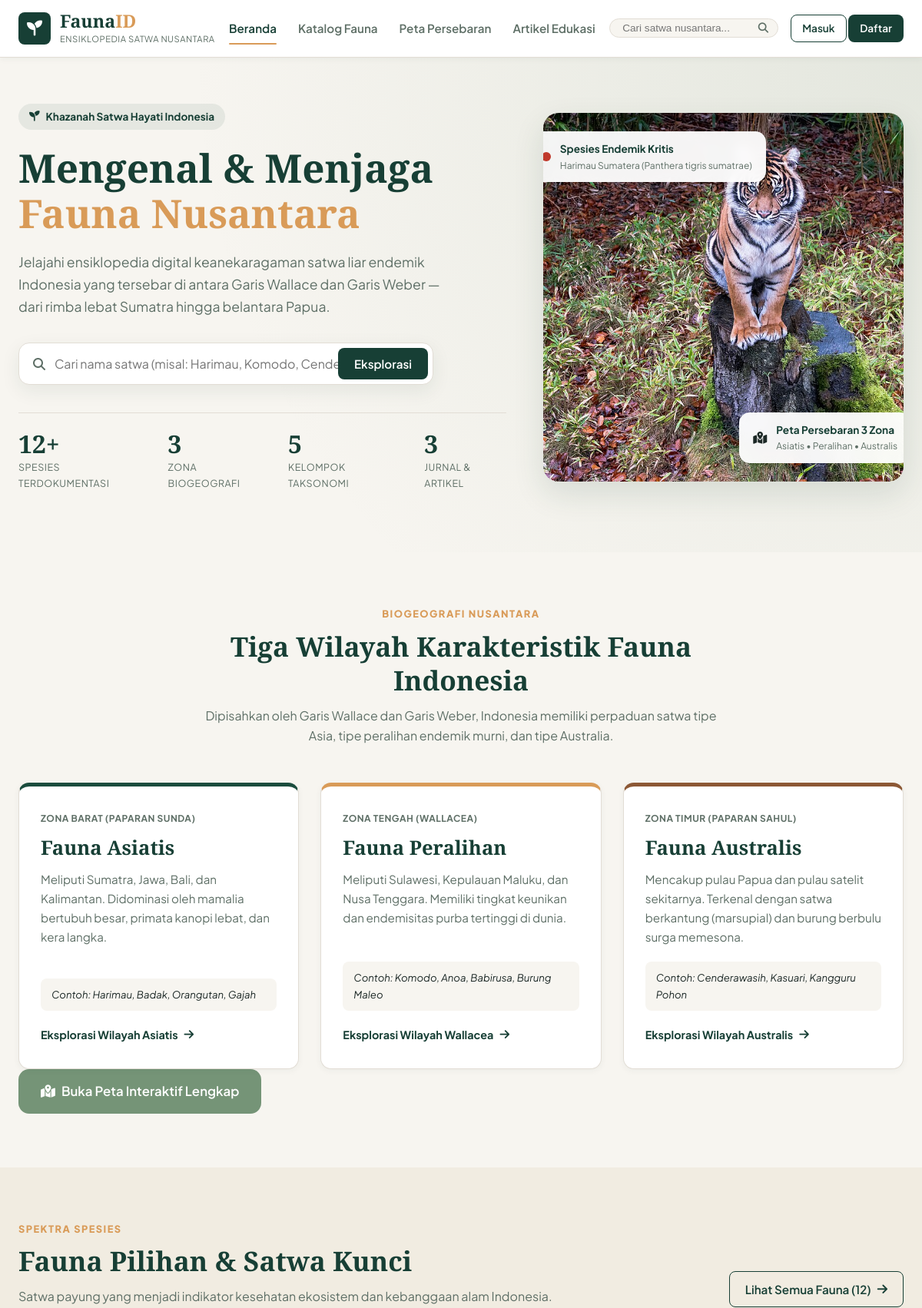
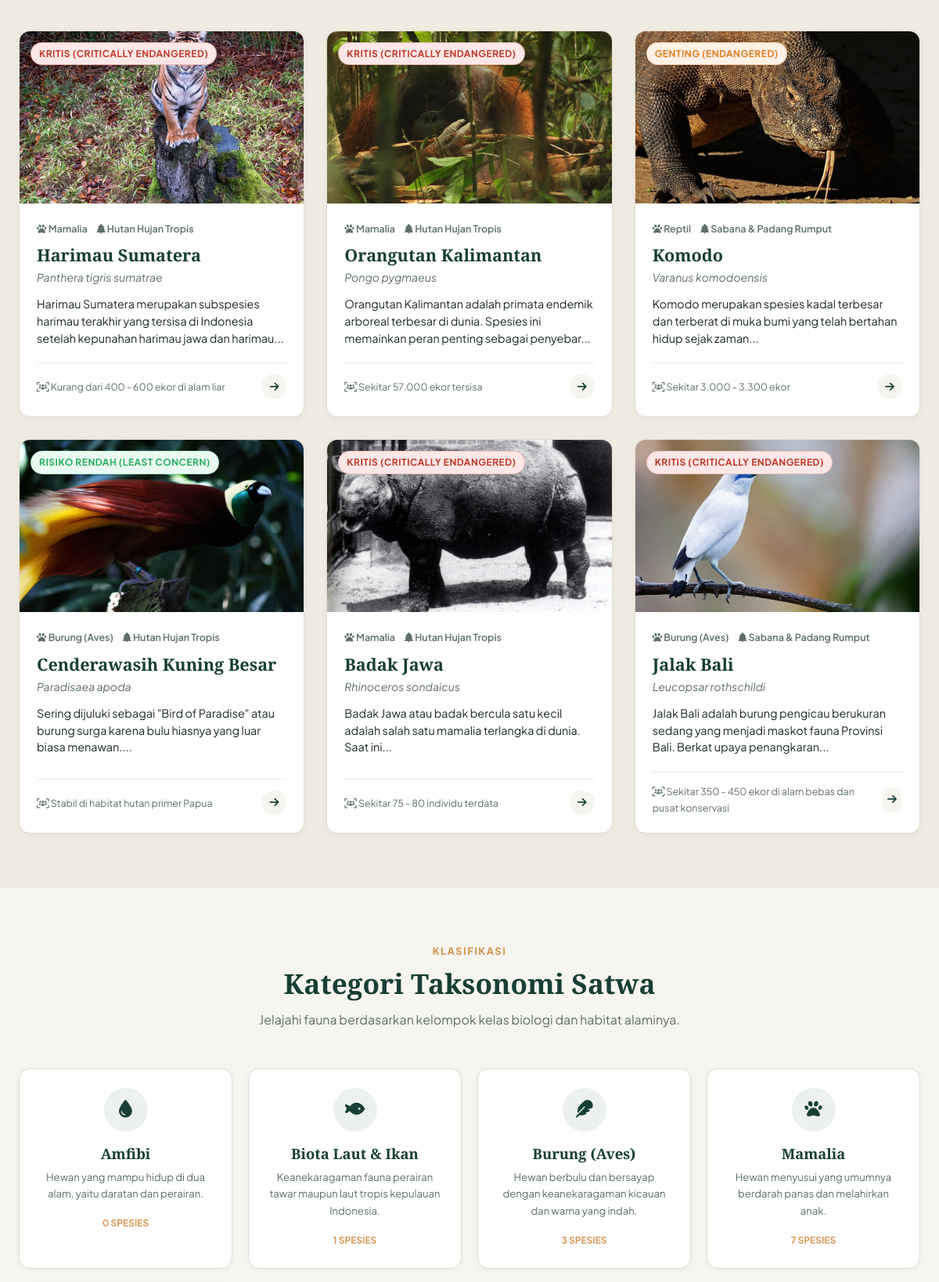
The page / (upper part) on the database its author committed (2 pictures, top to bottom).
### tables this page shows
CREATE TABLE `fauna` (
  `id` INT AUTO_INCREMENT PRIMARY KEY,
  `nama_lokal` VARCHAR(150) NOT NULL,
  `nama_ilmiah` VARCHAR(150) NOT NULL,
  `kategori_id` INT NOT NULL,
  `habitat_id` INT NOT NULL,
  `status_konservasi` VARCHAR(100) NOT NULL,
  `deskripsi` LONGTEXT NOT NULL,
  `karakteristik` TEXT NULL,
  `makanan` TEXT NULL,
  `populasi_estimasi` VARCHAR(100) NULL,
  `is_featured` TINYINT(1) DEFAULT 0,
  `created_at` TIMESTAMP DEFAULT CURRENT_TIMESTAMP,
  `updated_at` TIMESTAMP DEFAULT CURRENT_TIMESTAMP ON UPDATE CURRENT_TIMESTAMP,
  CONSTRAINT `fk_fauna_category` FOREIGN KEY (`kategori_id`) REFERENCES `categories` (`id`) ON DELETE CASCADE,
  CONSTRAINT `fk_fauna_habitat` FOREIGN KEY (`habitat_id`) REFERENCES `habitats` (`id`) ON DELETE CASCADE
);

CREATE TABLE `categories` (
  `id` INT AUTO_INCREMENT PRIMARY KEY,
  `nama_kategori` VARCHAR(100) NOT NULL,
  `slug` VARCHAR(100) NOT NULL UNIQUE,
  `deskripsi` TEXT NULL,
  `ikon` VARCHAR(50) NULL,
  `created_at` TIMESTAMP DEFAULT CURRENT_TIMESTAMP
);

CREATE TABLE `habitats` (
  `id` INT AUTO_INCREMENT PRIMARY KEY,
  `nama_habitat` VARCHAR(100) NOT NULL,
  `deskripsi` TEXT NULL,
  `created_at` TIMESTAMP DEFAULT CURRENT_TIMESTAMP
);

### app/views/home/index.php (the view, shortened to what the rows shown need)
<?php require_once APP_PATH . '/views/layouts/header.php'; ?>
<section class="hero-section">
    <div class="container hero-container">
        <div class="hero-content">
            <h1 class="hero-title">
                Mengenal & Menjaga <br>
                <span class="hero-highlight">Fauna Nusantara</span>
            </h1>
        </div>
    </div>
</section>
<section class="section zones-section">
    <div class="container">
        <div class="section-header text-center">
            <h2 class="section-title">Tiga Wilayah Karakteristik Fauna Indonesia</h2>
        </div>
    </div>
</section>
<section class="section featured-section bg-cream">
    <div class="container">
        <div class="section-header-flex">
            <div>
                <h2 class="section-title">Fauna Pilihan & Satwa Kunci</h2>
            </div>
        </div>
        <div class="fauna-grid">
            <?php foreach ($featuredFauna as $f): ?>
                <div class="fauna-card">
                    <div class="fauna-img-wrap">
                        <img src="<?= uploadUrl($f['primary_image']) ?>" alt="<?= e($f['nama_lokal']) ?>" loading="lazy">
                        <span class="status-badge <?= getStatusBadgeClass($f['status_konservasi']) ?>">
                            <?= e($f['status_konservasi']) ?>
                        </span>
                    </div>
                    <div class="fauna-body">
                        <div class="fauna-meta">
                            <span class="meta-tag"><i class="fa-solid fa-paw"></i> <?= e($f['nama_kategori']) ?></span>
                            <span class="meta-tag"><i class="fa-solid fa-tree"></i> <?= e($f['nama_habitat']) ?></span>
                        </div>
                        <h3 class="fauna-title">
                            <a href="<?= url('fauna/detail/' . $f['id']) ?>"><?= e($f['nama_lokal']) ?></a>
                        </h3>
                        <p class="fauna-scientific"><em><?= e($f['nama_ilmiah']) ?></em></p>
                        <p class="fauna-excerpt"><?= e(limitWords($f['deskripsi'], 16)) ?></p>
                        <div class="fauna-footer">
                            <span class="fauna-pop-est">
                                <i class="fa-solid fa-users-viewfinder"></i> <?= e($f['populasi_estimasi'] ?: 'Data populasi terpantau') ?>
                            </span>
                            <a href="<?= url('fauna/detail/' . $f['id']) ?>" class="card-arrow" aria-label="Detail <?= e($f['nama_lokal']) ?>">
                                <i class="fa-solid fa-arrow-right"></i>
                            </a>
                        </div>
                    </div>
                </div>
            <?php endforeach; ?>
        </div>
    </div>
</section>
<section class="section categories-section">
    <div class="container">
        <div class="section-header text-center">
            <h2 class="section-title">Kategori Taksonomi Satwa</h2>
        </div>
        <div class="categories-grid">
            <?php foreach ($categories as $cat): ?>
                <a href="<?= url('fauna?kategori=' . $cat['slug']) ?>" class="category-card">
                    <div class="cat-icon-wrap">
                        <i class="fa-solid fa-<?= e($cat['ikon'] ?: 'paw') ?>"></i>
                    </div>
                    <h3 class="cat-title"><?= e($cat['nama_kategori']) ?></h3>
                    <p class="cat-desc"><?= e(limitWords($cat['deskripsi'] ?? '', 12)) ?></p>
                    <span class="cat-count"><?= (int)($cat['total_fauna'] ?? 0) ?> Spesies</span>
                </a>
            <?php endforeach; ?>
        </div>
    </div>
</section>
<?php require_once APP_PATH . '/views/layouts/footer.php'; ?>

### rows shown on the page
fauna: shows a picture, status_konservasi "KRITIS (CRITICALLY ENDANGERED)", kategori.nama_kategori "Mamalia", habitat.nama_habitat "Hutan Hujan Tropis", nama_lokal "Harimau Sumatera", nama_ilmiah "Panthera tigris sumatrae", deskripsi "Harimau Sumatera merupakan subspesies harimau terakhir yang tersisa di Indonesia setelah kepunahan harimau jawa dan harimau...", populasi_estimasi "Kurang dari 400 - 600 ekor di alam liar"
fauna: shows a picture, status_konservasi "KRITIS (CRITICALLY ENDANGERED)", kategori.nama_kategori "Mamalia", habitat.nama_habitat "Hutan Hujan Tropis", nama_lokal "Orangutan Kalimantan", nama_ilmiah "Pongo pygmaeus", deskripsi "Orangutan Kalimantan adalah primata endemik arboreal terbesar di dunia. Spesies ini memainkan peran penting sebagai penyebar...", populasi_estimasi "Sekitar 57.000 ekor tersisa"
fauna: shows a picture, status_konservasi "GENTING (ENDANGERED)", kategori.nama_kategori "Reptil", habitat.nama_habitat "Sabana & Padang Rumput", nama_lokal "Komodo", nama_ilmiah "Varanus komodoensis", deskripsi "Komodo merupakan spesies kadal terbesar dan terberat di muka bumi yang telah bertahan hidup sejak zaman...", populasi_estimasi "Sekitar 3.000 - 3.300 ekor"
fauna: shows a picture, status_konservasi "RISIKO RENDAH (LEAST CONCERN)", kategori.nama_kategori "Burung (Aves)", habitat.nama_habitat "Hutan Hujan Tropis", nama_lokal "Cenderawasih Kuning Besar", nama_ilmiah "Paradisaea apoda", deskripsi "Sering dijuluki sebagai \"Bird of Paradise\" atau burung surga karena bulu hiasnya yang luar biasa menawan....", populasi_estimasi "Stabil di habitat hutan primer Papua"
fauna: shows a picture, status_konservasi "KRITIS (CRITICALLY ENDANGERED)", kategori.nama_kategori "Mamalia", habitat.nama_habitat "Hutan Hujan Tropis", nama_lokal "Badak Jawa", nama_ilmiah "Rhinoceros sondaicus", deskripsi "Badak Jawa atau badak bercula satu kecil adalah salah satu mamalia terlangka di dunia. Saat ini...", populasi_estimasi "Sekitar 75 - 80 individu terdata"
fauna: shows a picture, status_konservasi "KRITIS (CRITICALLY ENDANGERED)", kategori.nama_kategori "Burung (Aves)", habitat.nama_habitat "Sabana & Padang Rumput", nama_lokal "Jalak Bali", nama_ilmiah "Leucopsar rothschildi", deskripsi "Jalak Bali adalah burung pengicau berukuran sedang yang menjadi maskot fauna Provinsi Bali. Berkat upaya penangkaran...", populasi_estimasi "Sekitar 350 - 450 ekor di alam bebas dan pusat konservasi"
categories: nama_kategori "Amfibi", deskripsi "Hewan yang mampu hidup di dua alam, yaitu daratan dan perairan.", total_fauna "0"
categories: nama_kategori "Biota Laut & Ikan", deskripsi "Keanekaragaman fauna perairan tawar maupun laut tropis kepulauan Indonesia.", total_fauna "1"
categories: nama_kategori "Burung (Aves)", deskripsi "Hewan berbulu dan bersayap dengan keanekaragaman kicauan dan warna yang indah.", total_fauna "3"
categories: nama_kategori "Mamalia", deskripsi "Hewan menyusui yang umumnya berdarah panas dan melahirkan anak.", total_fauna "7"

### other values the page prints
$stats['total_fauna'] "12"
$stats['total_categories'] "5"
$stats['total_articles'] "3"
